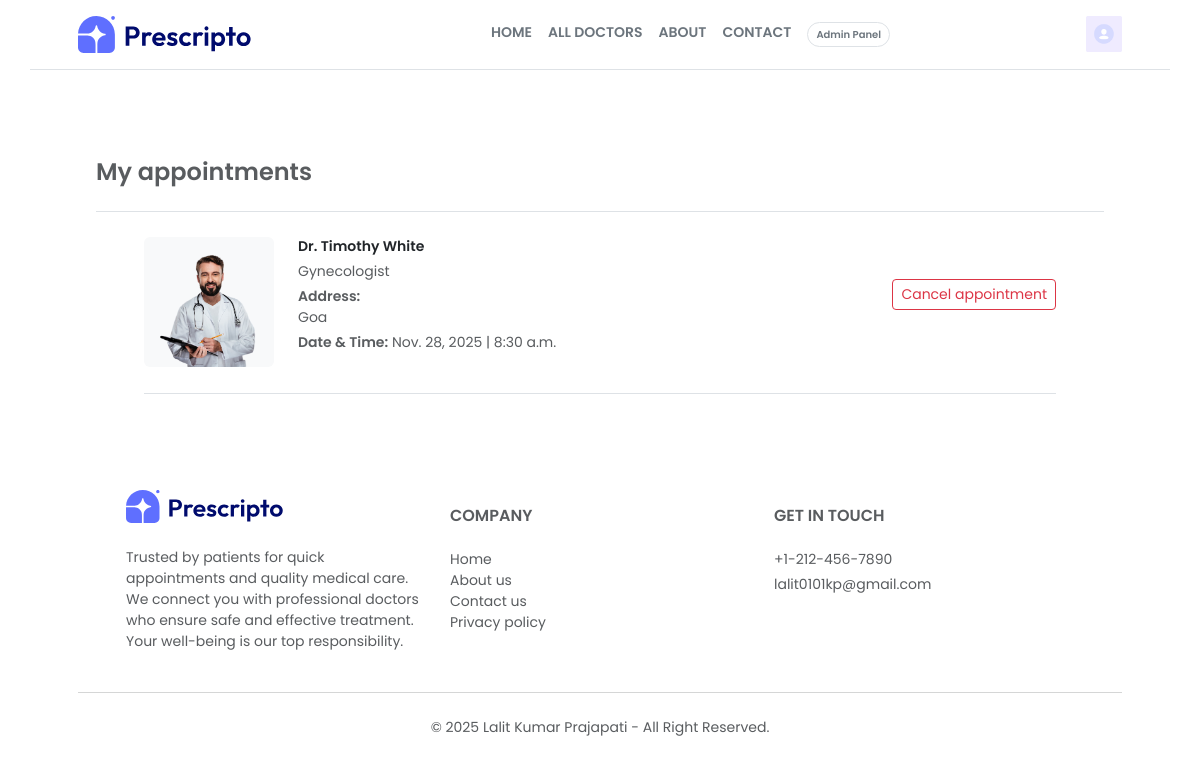
Page /user_appointment/ (signed in) on the committed database.
### appointment/models.py (models this page shows, shortened)
class Appointment(models.Model):
    STATUS_CHOICES = (
        ('Pending', 'Pending'),
        ('Approved', 'Approved'),
        ('Cancelled', 'Cancelled'),
    )
    user = models.ForeignKey(Patients, on_delete=models.CASCADE)
    doctor = models.ForeignKey(Doctor, on_delete=models.CASCADE)
    appointment_date = models.DateField()
    appointment_time = models.TimeField()
    status = models.CharField(max_length=10, choices=STATUS_CHOICES, default='Pending')
    created_at = models.DateTimeField(auto_now_add=True)

class Doctor(models.Model):
    image = models.ImageField(upload_to='doctor_image')
    name = models.CharField(max_length=100)
    email = models.EmailField()
    username = models.CharField(max_length=255, unique=True)
    password = models.CharField(max_length=100)
    experience = models.IntegerField()
    fees = models.FloatField()
    category = models.ForeignKey(Category, on_delete=models.CASCADE)
    degree = models.CharField(max_length=50)
    about = models.TextField()
    address = models.TextField()

class Category(models.Model):
    name = models.CharField(max_length=100)
    def __str__(self):
        return self.name

### appointment/views.py (the view)
# urls.py: path('user_appointment/', views.user_appointment, name='user_appointment'),
def user_appointment(request):
    if 'login' in request.session:
        username = request.session['login']
        user = Patients.objects.get(username=username)
        appointments = Appointment.objects.filter(user=user)
        return render(request, 'user_appointment.html', {'appointments': appointments})
    else:
        messages.error(request, "Please login first!")
        return redirect('login')

### templates/user_appointment.html (shortened to what this page needs)
{% extends "layout.html" %}
{% load static %}
{% block contant %}
    <section class="mt-5 px-5">
        <div class="container py-4 px-5">
            <h2 class="text-muted fs-4 fw-semibold text-light mb-4 mt-3">My appointments</h2>
            <div class="border-top pt-4 px-5">
                {% if appointments %}
                    {% for appointment in appointments %}
                        {% if appointment.status == 'Pending' %}
                            <div class="d-flex flex-column flex-sm-row align-items-sm-center border-bottom pb-4 mb-4">
                                <div class="flex-shrink-0 bg-light rounded">
                                    <img src="{{ appointment.doctor.image.url }}"
                                        alt="Portrait of Dr. Emily Larson" class="rounded object-fit-cover" width="130" height="130">
                                </div>
                                <div class="flex-grow-1 mt-3 mt-sm-0 ms-sm-4 small text-dark">
                                    <p class="fw-semibold text-dark mb-1">{{  appointment.doctor.name  }}</p>
                                    <p class="text-muted mb-1">{{ appointment.doctor.category  }}</p>
                                    <p class="text-muted mb-1">
                                        <span class="fw-semibold">Address:</span><br>
                                        {{ appointment.doctor.address }}
                                    </p>
                                    <p class="text-muted mt-1">
                                        <span class="fw-semibold">Date &amp; Time:</span>
                                        {{ appointment.appointment_date }} | {{  appointment.appointment_time  }}
                                    </p>
                                </div>
                                <div class="d-flex flex-column gap-3 mt-3 mt-sm-0 ms-sm-3 text-end w-sm-auto">
                                    <form method="post" action="{% url 'cancel_appointment' appointment.id %}">
                                        <button class="btn btn-outline-danger btn-sm">Cancel appointment</button>
                                    </form>
                                </div>
                            </div>
                        {% endif %}
                    {% endfor %}
                {% else %}
                        <h3 class='py-5 text-center fs-2'>Not Any Appointment Added!</h3>
                {% endif %}
            </div>
        </div>
    </section>
{% endblock %}

### templates/layout.html (style rules this page uses)
body { font-family: "Poppins", sans-serif; }

### rows in the picture
Appointment: doctor.image (picture), doctor.name "Dr. Timothy White", doctor.category "Gynecologist", doctor.address "Goa", appointment_date "Nov. 28, 2025", appointment_time "8:30 a.m."
